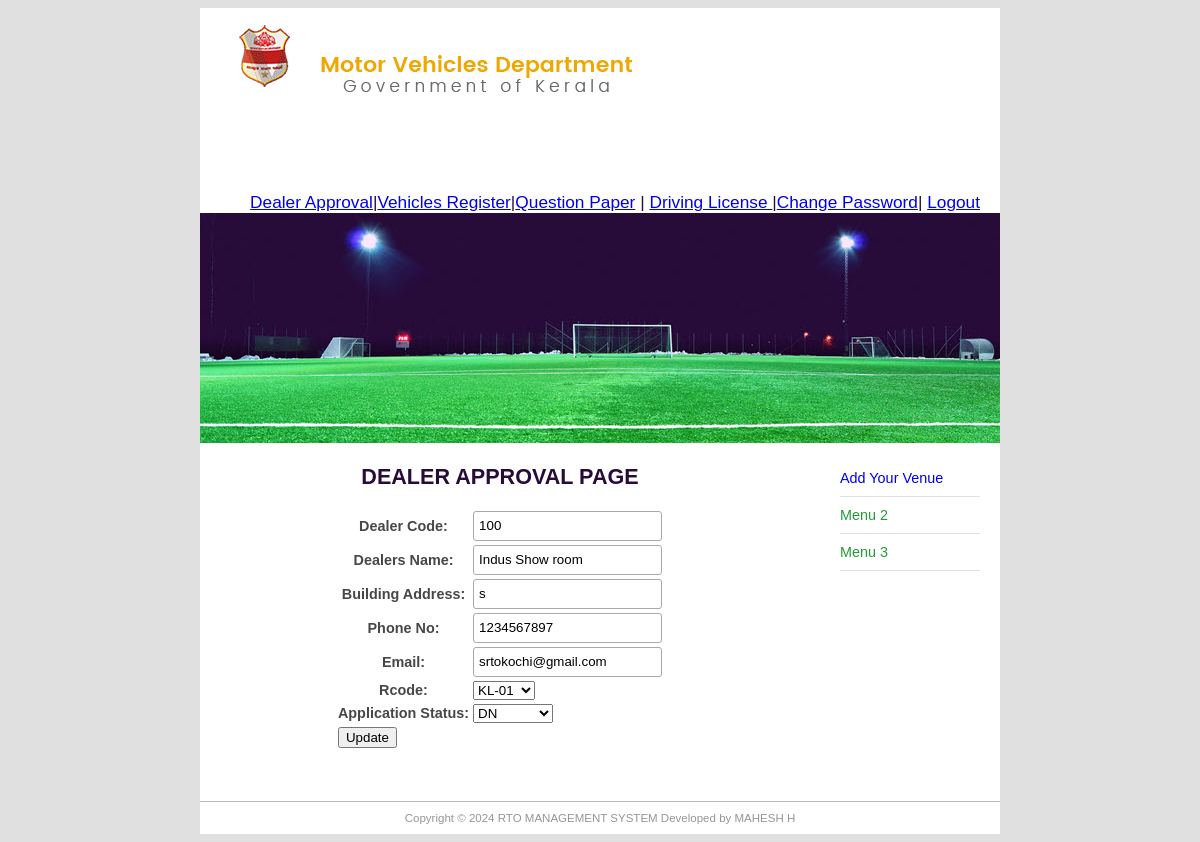
The app's page /dealerappoint/100/ with its own data.
### srto/models.py (models this page shows, shortened)
class Dealers(models.Model):
    dcode = models.CharField("Dealer Code",max_length=20, primary_key=True)
    dname = models.CharField("Dealers Name",max_length=100)
    place = models.CharField("Building Address",max_length=100)
    phone = models.CharField("Phone No",max_length=15)
    email = models.EmailField()
    rcode = models.ForeignKey(Rtoffice,blank=True,null=True, on_delete=models.CASCADE)
    status = models.CharField("Application Status",max_length=50, choices=dealerchoice, default='DN')

class Rtoffice(models.Model):
    rcode = models.CharField('RT Office Code',max_length=50, primary_key=True)
    rname = models.CharField('RT Office Name', max_length=100)
    address = models.CharField(max_length=250)
    phone = models.CharField(max_length=15)
    email = models.EmailField()
    def __str__(self):
        return self.rcode

### srto/views.py (the view, shortened to what this page needs)
# urls.py: re_path(r'^dealerappoint/(?P<dcode>[\w]+)/$',Appointdealers.as_view(), name='dealerappoint'),
class Appointdealers(UpdateView):
    template_name = 'registration/dealeredit.html'
    model = Dealers
    fields = "__all__"
    slug_field = 'dcode'
    slug_url_kwarg = 'dcode'

### srto/templates/registration/dealeredit.html (shortened to what this page needs)
{% extends "Employeebase.html" %}
  {% block content %}
 <center>
    <h1> DEALER APPROVAL PAGE</h1>
   <body>
        <form method="POST" enctype="multipart/form-data">
                 <table>
                        {{form.as_table}}
                             <tr>
                                    <td> <button type="submit" class="btn btn-success">Update</td>
                             </tr>
                </table>
        </form>
  </body>
 </center>
 {% endblock content %}

### rto2022/static/main.css (style rules this page uses)
body { background-color: #E0E0E0; font-family: "Trebuchet MS", Helvetica, sans-serif; font-size: 0.9em; text-align: justify; color: #474747; }
h1 { color: #270c39; }
input, textarea { width: 100%; padding: 5px!important; -webkit-box-sizing: border-box; -moz-box-sizing: border-box; box-sizing: border-box; border-radius: 3px; border-style: solid; border-width: 1px; border-color: rgb(169,169,169) }
input { height: 30px; }

### records on screen
Dealers: dcode "100", dname "Indus Show room", phone "1234567897", email "srtokochi@gmail.com"
Rtoffice: rcode "KL-01"
